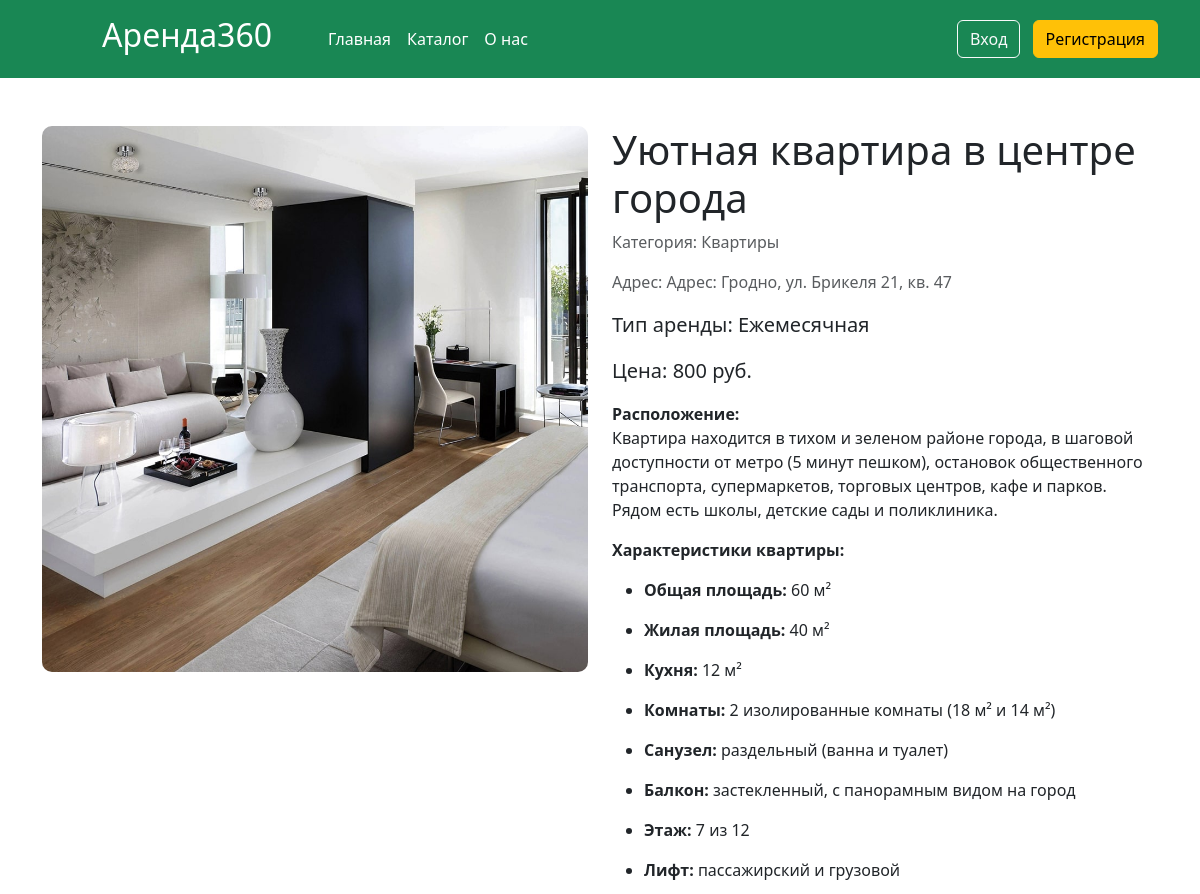
/card/1 (upper part), run on an earlier commit of the app's database.
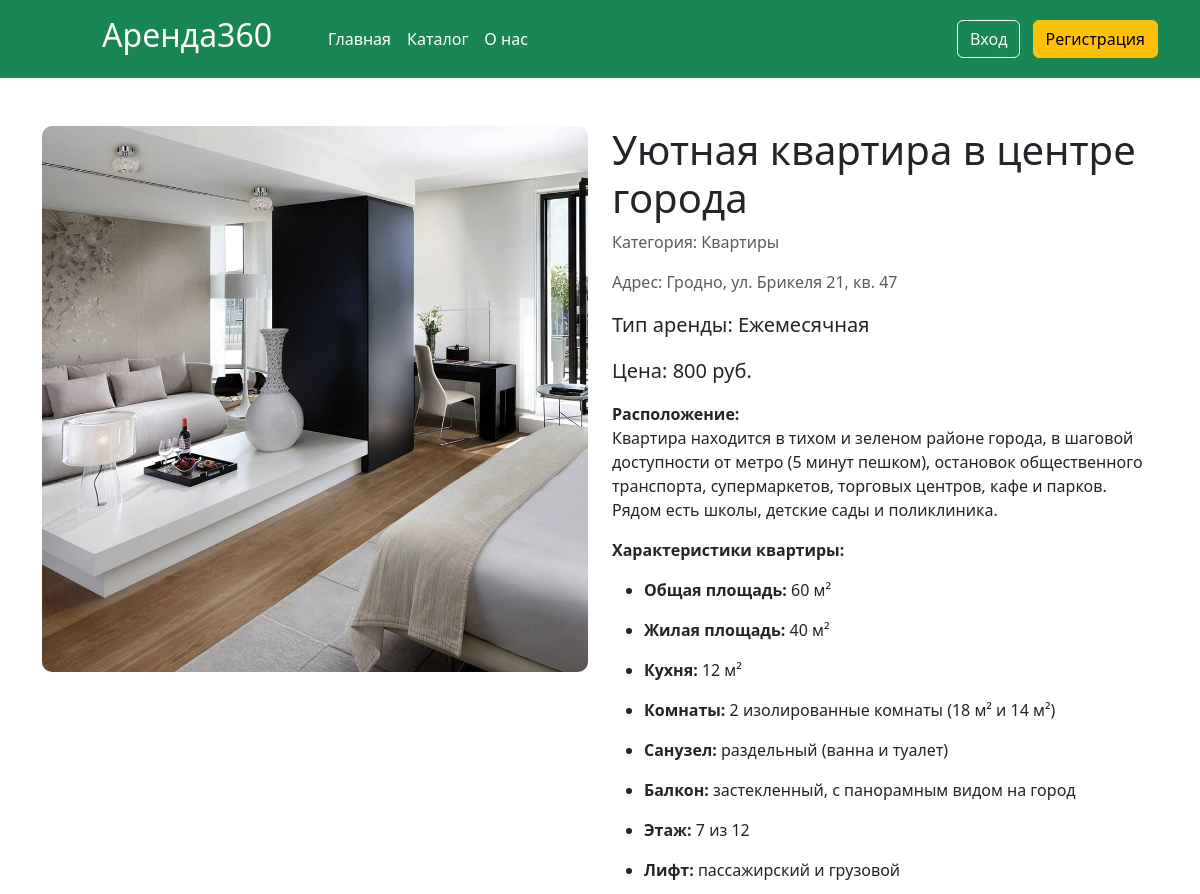
And on a later commit of the database.
### app.py (models this page shows, shortened)
class Articles(db.Model):
    id = db.Column(db.Integer,primary_key=True)
    title = db.Column(db.String(100))
    text = db.Column(db.Text)
    image_name = db.Column(db.String(100))
    category = db.Column(db.String(100))
    price = db.Column(db.Integer)
    type_app = db.Column(db.String(100))
    address= db.Column(db.String(100))
    id_user = db.Column(db.Integer, db.ForeignKey('users.id'))
    orders = db.relationship('Orders', backref='article', lazy=True)

### app.py (the view, shortened to what this page needs)
@app.route('/card/<int:id>', methods=['GET', 'POST'])
def card(id):
    article = Articles.query.get(id)
    check = Orders.query.filter_by(id_article=article.id).all()
    return render_template("card.html",article=article,check=check)

### app.py (called while the page is built)
@app.context_processor
def inject_user():
    def get_user_name():
        if 'name' in session:
            return Users.query.filter_by(email=session['name']).first()
    return dict(active_user=get_user_name())

### templates/card.html (shortened to what this page needs)
{% extends 'base.html' %}
{% block main %}
    <main>
        <div class="container my-5">
            <div class="row">
                <div class="col-md-6">
                    <div class="gallery-main">
                        <img id="mainImage" src="../../static/img/upload/{{article.image_name}}" width="100%" alt="Основное изображение товара">
                    </div>
                </div>
                <div class="col-md-6">
                    <h1>{{article.title}}</h1>
                    <p class="text-muted">Категория: {{article.category}}</p>
                    <p class="text-muted">Адрес: {{article.address}}</p>
                    <p class="lead">Тип аренды: <strong>{{article.type_app}}</strong></p>
                    <p class="lead">Цена: <strong>{{article.price}} руб.</strong></p>
                    {% autoescape false %} {{article.text}} {% endautoescape %}
                </div>
            </div>
        </div>
    </main>
    {% endblock %}

What changed in the data, as far as the page shows it:
changed Articles "Уютная квартира в центре города": address "Адрес: Гродно, ул. Брикеля 21, кв. 47" → "Гродно, ул. Брикеля 21, кв. 47"
